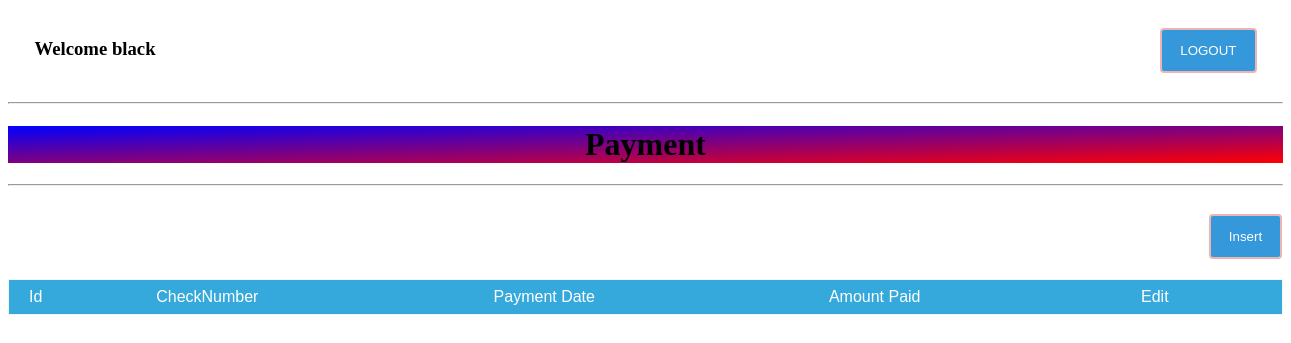
The app's page /payment/index.php (signed in), older data.
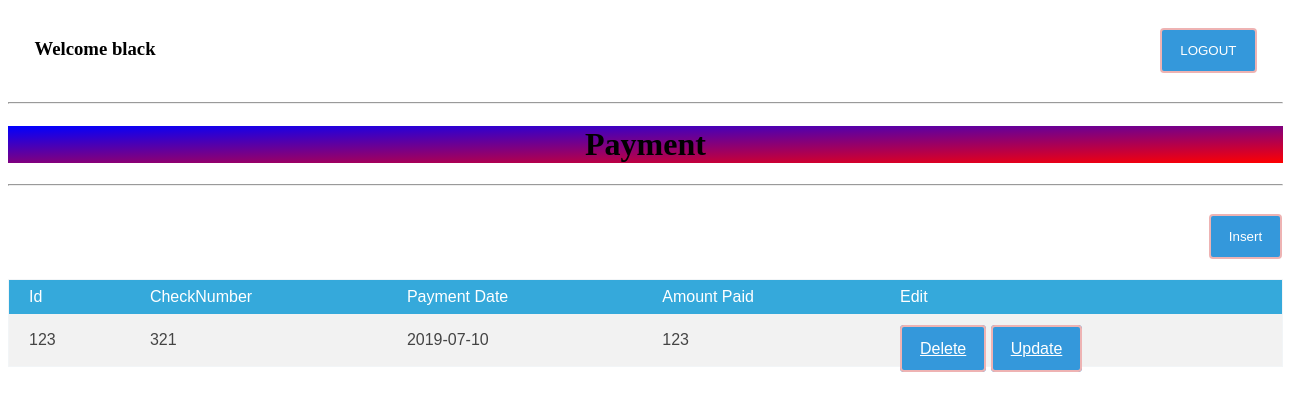
The same page, newer data.
### tables this page shows
CREATE TABLE `payment_tb` (
  `id` int(10) NOT NULL,
  `checknumber` int(10) NOT NULL,
  `paymentdate` date NOT NULL,
  `amountpaid` int(15) NOT NULL
);

### payment/index.php (the view, shortened to what this page needs)
<?php
echo "<h3> Welcome ".$_SESSION['username'];
?>
<button style="margin-left:1000px;" class ="inputbutton" onclick="window.location.href='logout.php'">LOGOUT</button>
<html>
<head>
<link rel="stylesheet" href="./../index.css">
</head>
<body style="text-align:center"><hr />
 <h1 style="
  background-image: linear-gradient(to bottom right, blue, red);">Payment</h1>
<hr />
<tr><td>
<form action="insert.php" method="post">
	<input style="margin-left:1200px" type="submit" value="Insert" class = "inputbutton">
</td></tr>
 <table style="width:100%" class="table1">
  <tr>
   <th>Id</th>
   <th>CheckNumber</th>
   <th>Payment Date</th>
   <th>Amount Paid</th>
   <th>Edit</th>
  </tr>
  <?php
  $con = mysqli_connect("localhost","root","");
  $data = mysqli_query($con,"select * from payment_tb");
  while($r = mysqli_fetch_array($data)){
   $id = $r['id'];
   $checknumber = $r['checknumber'];
   $paymentdate = $r['paymentdate'];
   $amountpaid = $r['amountpaid'];
        ?>
   <td><?php echo $id; ?></td>
   <td><?php echo $checknumber; ?></td>
   <td><?php echo $paymentdate; ?></td>
   <td><?php echo $amountpaid; ?></td>
   <td>
   <br/>
   <a class="inputbutton" style="text-color:white;" href="delete.php?id=<?php echo $r['id'];?>">Delete</a>
   <a class="inputbutton" href="update.php?id=<?php echo $r['id']; ?>">Update</a>
</td>
  <?php
  }
  ?>
 </table>
</body>
</html>

Row changes from the older to the newer data that the page shows:
added payment_tb: id "123", checknumber "321", paymentdate "2019-07-10", amountpaid "123"
